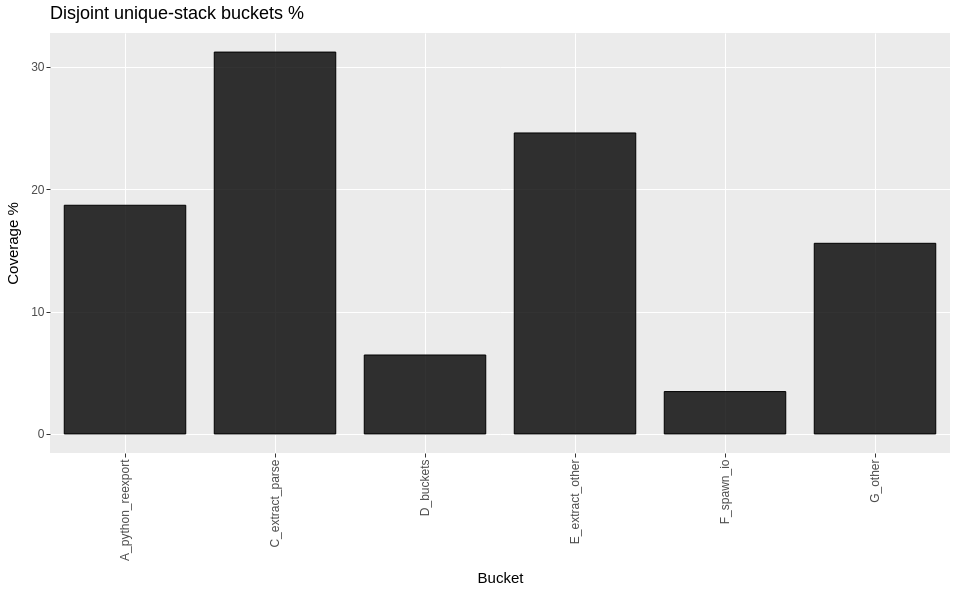

Source (notebook cell):
### Code cell
SELECT bucket, samples, n_stacks, pct
FROM read_parquet('../../../build/perf-demo/buckets.parquet')
ORDER BY pct DESC;

### Figure 1 — Vega-Lite specification as saved in the notebook (floating-point values rounded to 4 significant figures)
{"$schema": "https://vega.github.io/schema/vega-lite/v6.json", "config": {"axis": {"domain": false, "grid": true, "gridColor": "#FFFFFF", "gridWidth": 1, "labelColor": "#4D4D4D", "labelFontSize": 12, "tickColor": "#333333", "tickSize": 4, "titleColor": "#000000", "titleFontSize": 15, "titleFontWeight": "normal", "titlePadding": 10}, "header": {"labelColor": "#000000", "labelFontSize": 15, "labelFontWeight": "normal", "labelPadding": 5, "title": null}, "legend": {"labelColor": "#4D4D4D", "labelFontSize": 12, "rowPadding": 6, "titleColor": "#000000", "titleFontSize": 15, "titleFontWeight": "normal", "titlePadding": 8}, "title": {"anchor": "start", "color": "#000000", "fontSize": 18, "fontWeight": "normal", "frame": "group", "offset": 10, "subtitleColor": "#4D4D4D", "subtitleFontSize": 15, "subtitleFontWeight": "normal"}, "view": {"continuousHeight": 300, "continuousWidth": 300, "fill": "#EBEBEB", "stroke": null}}, "data": {"name": "data-bbc01d414274fcaa14479cf70d48f19e"}, "datasets": {"data-bbc01d414274fcaa14479cf70d48f19e": [{"__ggsql_aes_pos1__": "A_python_reexport", "__ggsql_aes_pos2__": 18.69, "__ggsql_aes_pos2end__": 0.0, "__ggsql_row_index__": 0, "__ggsql_source__": "__ggsql_layer_0__"}, {"__ggsql_aes_pos1__": "C_extract_parse", "__ggsql_aes_pos2__": 31.21, "__ggsql_aes_pos2end__": 0.0, "__ggsql_row_index__": 1, "__ggsql_source__": "__ggsql_layer_0__"}, {"__ggsql_aes_pos1__": "D_buckets", "__ggsql_aes_pos2__": 6.45, "__ggsql_aes_pos2end__": 0.0, "__ggsql_row_index__": 2, "__ggsql_source__": "__ggsql_layer_0__"}, {"__ggsql_aes_pos1__": "E_extract_other", "__ggsql_aes_pos2__": 24.6, "__ggsql_aes_pos2end__": 0.0, "__ggsql_row_index__": 3, "__ggsql_source__": "__ggsql_layer_0__"}, {"__ggsql_aes_pos1__": "F_spawn_io", "__ggsql_aes_pos2__": 3.46, "__ggsql_aes_pos2end__": 0.0, "__ggsql_row_index__": 4, "__ggsql_source__": "__ggsql_layer_0__"}, {"__ggsql_aes_pos1__": "G_other", "__ggsql_aes_pos2__": 15.58, "__ggsql_aes_pos2end__": 0.0, "__ggsql_row_index__": 5, "__ggsql_source__": "__ggsql_layer_0__"}]}, "height": 420, "layer": [{"encoding": {"fill": {"value": "black"}, "fillOpacity": {"value": 0.8}, "stroke": {"value": "black"}, "x": {"axis": {"labelExpr": "datum.label == 'A_python_reexport' ? 'A_python_reexport' : datum.label == 'C_extract_parse' ? 'C_extract_parse' : datum.label == 'F_spawn_io' ? 'F_spawn_io' : datum.label == 'E_extract_other' ? 'E_extract_other' : datum.label == 'D_buckets' ? 'D_buckets' : datum.label == 'G_other' ? 'G_other' : datum.label"}, "field": "__ggsql_aes_pos1__", "scale": {"domain": ["A_python_reexport", "C_extract_parse", "D_buckets", "E_extract_other", "F_spawn_io", "G_other"], "zero": false}, "title": "Bucket", "type": "nominal"}, "y": {"axis": {"labelExpr": "datum.label == '20' ? '20' : datum.label == '0' ? '0' : datum.label == '30' ? '30' : datum.label == '10' ? '10' : datum.label", "values": [0.0, 10.0, 20.0, 30.0]}, "field": "__ggsql_aes_pos2__", "scale": {"domain": [-1.561, 32.77], "zero": false}, "stack": null, "title": "Coverage %", "type": "quantitative"}, "y2": {"field": "__ggsql_aes_pos2end__"}}, "mark": {"align": "center", "clip": true, "type": "bar", "width": {"expr": "bandwidth('x') * 0.9"}}, "transform": [{"filter": {"equal": "__ggsql_layer_0__", "field": "__ggsql_source__"}}]}], "title": "Disjoint unique-stack buckets %", "width": 900, "autosize": {"type": "pad", "contains": "padding"}}
